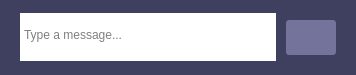
               <widget class="QWidget" name="input_frame" native="true">
                <property name="sizePolicy">
                 <sizepolicy hsizetype="Preferred" vsizetype="Fixed">
                  <horstretch>0</horstretch>
                  <verstretch>0</verstretch>
                 </sizepolicy>
                </property>
                <property name="minimumSize">
                 <size>
                  <width>0</width>
                  <height>75</height>
                 </size>
                </property>
                <property name="maximumSize">
                 <size>
                  <width>16777215</width>
                  <height>75</height>
                 </size>
                </property>
                <property name="styleSheet">
                 <string notr="true">background: #3f3f60;</string>
                </property>
                <layout class="QHBoxLayout" name="horizontalLayout_4">
                 <property name="spacing">
                  <number>10</number>
                 </property>
                 <property name="leftMargin">
                  <number>20</number>
                 </property>
                 <property name="topMargin">
                  <number>10</number>
                 </property>
                 <property name="rightMargin">
                  <number>20</number>
                 </property>
                 <property name="bottomMargin">
                  <number>10</number>
                 </property>
                 <item>
                  <widget class="QWidget" name="horizontalWidget" native="true">
                   <property name="maximumSize">
                    <size>
                     <width>700</width>
                     <height>16777215</height>
                    </size>
                   </property>
                   <layout class="QHBoxLayout" name="horizontalLayout_12">
                    <property name="spacing">
                     <number>10</number>
                    </property>
                    <property name="leftMargin">
                     <number>0</number>
                    </property>
                    <property name="topMargin">
                     <number>0</number>
                    </property>
                    <property name="rightMargin">
                     <number>0</number>
                    </property>
                    <property name="bottomMargin">
                     <number>0</number>
                    </property>
                    <item>
                     <widget class="QWidget" name="input_frame_box" native="true">
                      <property name="minimumSize">
                       <size>
                        <width>0</width>
                        <height>48</height>
                       </size>
                      </property>
                      <property name="maximumSize">
                       <size>
                        <width>16777215</width>
                        <height>48</height>
                       </size>
                      </property>
                      <property name="styleSheet">
                       <string notr="true">background: white;</string>
                      </property>
                      <property name="inputMethodHints">
                       <set>Qt::ImhMultiLine</set>
                      </property>
                      <layout class="QHBoxLayout" name="horizontalLayout_3">
                       <property name="spacing">
                        <number>0</number>
                       </property>
                       <property name="leftMargin">
                        <number>0</number>
                       </property>
                       <property name="topMargin">
                        <number>11</number>
                       </property>
                       <property name="rightMargin">
                        <number>0</number>
                       </property>
                       <property name="bottomMargin">
                        <number>0</number>
                       </property>
                       <item>
                        <widget class="QPlainTextEdit" name="input">
                         <property name="sizePolicy">
                          <sizepolicy hsizetype="Expanding" vsizetype="Fixed">
                           <horstretch>0</horstretch>
                           <verstretch>0</verstretch>
                          </sizepolicy>
                         </property>
                         <property name="minimumSize">
                          <size>
                           <width>0</width>
                           <height>48</height>
                          </size>
                         </property>
                         <property name="maximumSize">
                          <size>
                           <width>16777215</width>
                           <height>48</height>
                          </size>
                         </property>
                         <property name="styleSheet">
                          <string notr="true">font: 10pt &quot;Open Sans&quot;;</string>
                         </property>
                         <property name="frameShape">
                          <enum>QFrame::NoFrame</enum>
                         </property>
                         <property name="verticalScrollBarPolicy">
                          <enum>Qt::ScrollBarAlwaysOff</enum>
                         </property>
                         <property name="horizontalScrollBarPolicy">
                          <enum>Qt::ScrollBarAlwaysOff</enum>
                         </property>
                         <property name="placeholderText">
                          <string>Type a message...</string>
                         </property>
                        </widget>
                       </item>
                      </layout>
                     </widget>
                    </item>
                    <item>
                     <widget class="QPushButton" name="send_button">
                      <property name="enabled">
                       <bool>true</bool>
                      </property>
                      <property name="maximumSize">
                       <size>
                        <width>50</width>
                        <height>35</height>
                       </size>
                      </property>
                      <property name="styleSheet">
                       <string notr="true"> QPushButton:enabled
{
                border-image: url(:/Resources/send.png);
                background:  #73739b;
                border-radius: 3px;
                min-width: 40px;
                min-height:25px;
                padding: 5px;
                outline: 0px;
}

 QPushButton:disabled
{
                border-image: url(:/Resources/send_disabled.png);
                background:  #73739b;
                border-radius: 3px;
                min-width: 40px;
                min-height:25px;
                padding: 5px;
}

QPushButton:hover
{
                background: #7a7aa1;
}

QPushButton:pressed
 {
        background: #8f8fb3;
}</string>
                      </property>
                      <property name="icon">
                       <iconset resource="../resouces.qrc">
                        <normaloff>:/img/arrow.png</normaloff>:/img/arrow.png</iconset>
                      </property>
                      <property name="iconSize">
                       <size>
                        <width>40</width>
                        <height>40</height>
                       </size>
                      </property>
                     </widget>
                    </item>
                   </layout>
                  </widget>
                 </item>
                </layout>
               </widget>
